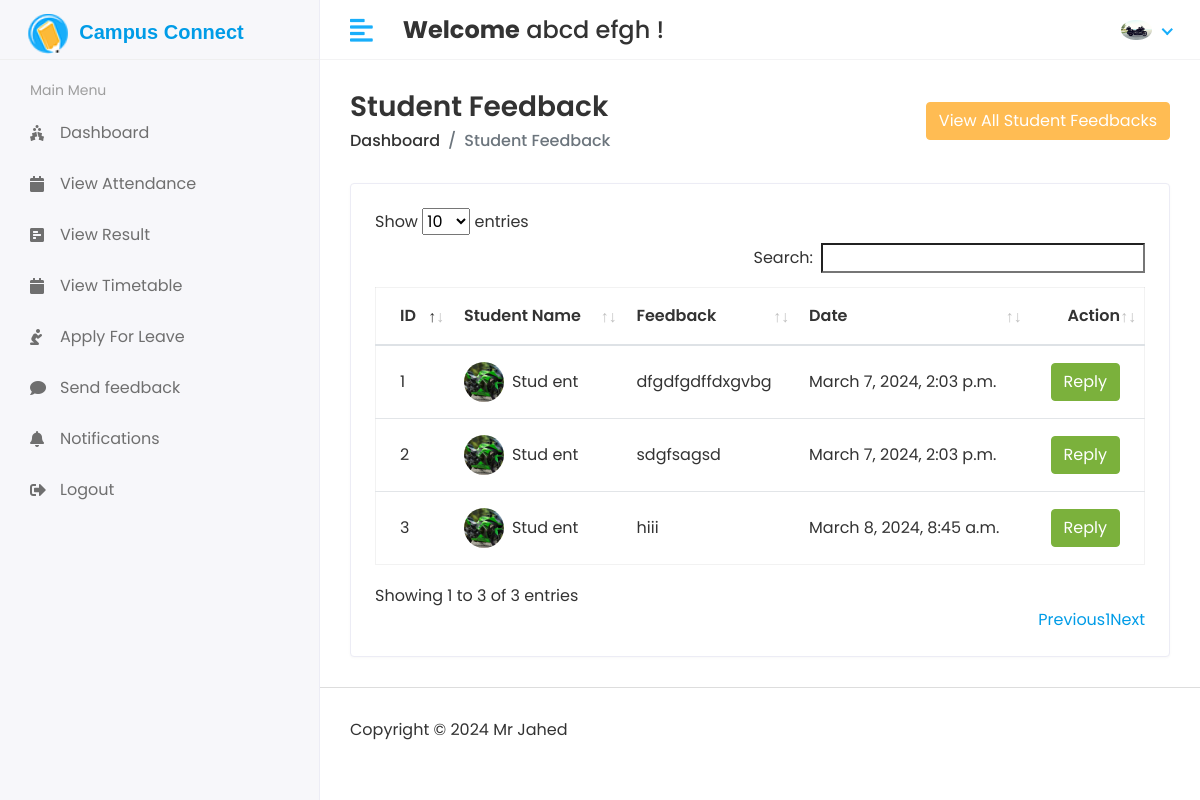
The page /Hod/Student/Feedback (signed in) on the database its author committed.
### app/models.py (models this page shows, shortened)
class CustomUser(AbstractUser):
    USER = (
        (1,'HOD'),
        (2,'STAFF'),
        (3,'STUDENT')
    )
    user_type = models.CharField(choices=USER, max_length=50, default=1)
    profile_pic = models.ImageField(upload_to='media/profile_pic')

class Student_Feedback(models.Model):
    student_id = models.ForeignKey(Student,on_delete=models.CASCADE)
    feedback = models.TextField()
    feedback_reply = models.TextField()
    status = models.IntegerField(default=0)
    created_at = models.DateTimeField(auto_now_add=True)
    updated_at = models.DateTimeField(auto_now=True)

class Student(models.Model):                 # Django Creates Id field here Automatically
    admin = models.OneToOneField(CustomUser, on_delete=models.CASCADE)     # One To One Field for Foreign Key #Form data will be saved in both Student and CustomUser Models
    address = models.TextField()                                           #To Link Student to CustomUser Model
    gender = models.CharField(max_length=100)
    course_id = models.ForeignKey(Course, on_delete=models.DO_NOTHING)     #To Store id of course in course_id and DO_Nothing for doing nothing
    session_year_id = models.ForeignKey(Session_Year, on_delete=models.DO_NOTHING)
    created_at = models.DateTimeField(auto_now_add=True)
    updated_at = models.DateTimeField(auto_now=True)

### Campus_Connect/Hod_Views.py (the view)
# urls.py: path('Hod/Student/Feedback', Hod_Views.STUDENT_FEEDBACK_REPLY, name='student_feedback_reply'),
@login_required(login_url='/')
def STUDENT_FEEDBACK_REPLY(request):
    feedback = Student_Feedback.objects.all()
    feedback_history = Student_Feedback.objects.all().order_by('-id')[0:5]   # It is to get latest feedback first..
    context = {
        'feedback' : feedback,
        'feedback_history' : feedback_history,
    }
    return render(request, 'Hod/student_feedback.html',context)

### templates/Hod/student_feedback.html (shortened to what this page needs)
{% extends 'base.html' %}
{% block content %}
<div class="content container-fluid">
               <div class="page-header">
                  <div class="row align-items-center">
                     <div class="col">
                        <h3 class="page-title">Student Feedback</h3>
                        <ul class="breadcrumb">
                           <li class="breadcrumb-item"><a href="index.html">Dashboard</a></li>
                           <li class="breadcrumb-item active">Student Feedback</li>
                        </ul>
                     </div>
                     <div class="col-auto text-right float-right ml-auto">
                         <button type="button" class="btn btn-primary" data-toggle="modal" data-target="#exampleModalCenter">
                             View All Student Feedbacks
                         </button>
                     </div>
                  </div>
               </div>
               <div class="row">
                  <div class="col-sm-12">
                     <div class="card card-table">
                        <div class="card-body">
                           <div class="table-responsive">
                              <table id="table_id" class="table table-hover table-center mb-0">
                                 <thead>
                                    <tr>
                                       <th>ID</th>
                                       <th>Student Name</th>
                                       <th>Feedback</th>
                                       <th>Date</th>
                                       <th class="text-right">Action</th>
                                    </tr>
                                 </thead>
                                 <tbody>
                                 {% for i in feedback %}
                                    <tr>
                                       <td>{{i.id}}</td>
                                       <td>
                                          <h2 class="table-avatar">
                                             <a href="student-details.html" class="avatar avatar-sm mr-2"><img class="avatar-img rounded-circle" src="/{{i.student_id.admin.profile_pic}}" alt="User Image"></a>
                                             <a href="student-details.html">{{i.student_id.admin.first_name}}&nbsp;{{i.student_id.admin.last_name}}</a>
                                          </h2>
                                       </td>
                                       <td>{{i.feedback}}</td>
                                       <td>{{i.created_at}}</td>
                                       <td class="text-right">
                                           <button type="button" class="btn btn-success" data-toggle="modal" data-target="#sendnotification-{{forloop.counter}}">
                                               Reply
                                           </button>
                                       </td>
                                    </tr>
                                 {% endfor %}
                                 </tbody>
                              </table>
                           </div>
                        </div>
                     </div>
                  </div>
               </div>
            </div>
{% endblock %}

### templates/Includes/header.html (shortened to what this page needs)
{% load static %}
<div class="header">
            <div class="header-left">
                  <a href="index.html" class="logo mt-2 ml-2">
                     <span style="display: inline-block;">
                        <img src="{% static 'assets/img/favicon.png' %}" alt="Logo" style="display: inline-block; width: 40px; height: 40px;">
                        <h5 style="display: inline-block; margin-left: 7px; font-family: Arial, sans-serif; font-size: 20px; font-weight: bold;">Campus Connect</h5>
                     </span>
                  </a>
            </div>
            <a href="javascript:void(0);" id="toggle_btn">
            <i class="fas fa-align-left"></i>
            </a>
            <div class="top-nav-search mt-3">
               <h4><strong>Welcome</strong>&nbsp;<span>{{user.first_name}} {{user.last_name}}</span>&nbsp;!</h4>
            </div>
            <ul class="nav user-menu">
               <li class="nav-item dropdown noti-dropdown">
                  <a href="#" class="dropdown-toggle nav-link" data-toggle="dropdown">
                  </a>
               </li>
               <li class="nav-item dropdown has-arrow">
                  <a href="#" class="dropdown-toggle nav-link" data-toggle="dropdown">
                     {% if user.profile_pic == '' %}
                        <span class="user-img"><img class="rounded-circle" src="{% static 'assets/img/noimg.jpg' %}" width="31" alt="User Image"></span>
                     {% else %}
                        <span class="user-img"><img class="rounded-circle" src="/{{user.profile_pic}}" width="31" alt="Ryan Taylor"></span>
                     {% endif %}
                  </a>
               </li>
            </ul>
         </div>

### static/assets/css/style.css (style rules this page uses)
html { height: 100%; }
body { background-color: #fff; color: #333; font-family: 'Poppins', sans-serif; font-size: 1rem; height: 100%; line-height: 1.5; overflow-x: hidden; }
h1, h2, h3, h4, h5, h6 { font-family: 'Poppins', sans-serif; margin-top: 0; }
a { color: #009ce7; }
input, button, a { transition: all 0.4s ease; -moz-transition: all 0.4s ease; -o-transition: all 0.4s ease; -ms-transition: all 0.4s ease; -webkit-transition: all 0.4s ease; }
input, input:focus, button, button:focus { outline: none; }
ul, ol { padding: 0px; list-style: none; }
.table { color: #333; max-width: 100%; margin-bottom: 0; width: 100%; }
.table.dataTable { border-collapse: collapse !important; border: 1px solid rgba(0, 0, 0, 0.05); }
table.table td h2 { display: inline-block; font-size: inherit; font-weight: 400; margin: 0; padding: 0; vertical-align: middle; }
table.table td h2.table-avatar { align-items: center; display: inline-flex; font-size: inherit; font-weight: 400; margin: 0; padding: 0; vertical-align: middle; white-space: nowrap; }
table.table td h2 a { color: #333; }
.table thead tr th { font-weight: 600; }
.table tbody tr { border-bottom: 1px solid rgba(0, 0, 0, 0.05); }
.table.table-center td, .table.table-center th { vertical-align: middle; }
.card-table .card-body .table > thead > tr > th { border-top: 0; }
.card-table .card-body .table tr td:first-child, .card-table .card-body .table tr th:first-child { padding-left: 1.5rem; }
.card-table .card-body .table tr td:last-child, .card-table .card-body .table tr th:last-child { padding-right: 1.5rem; }
.card-table .table td, .card-table .table th { border-top: 1px solid #e2e5e8; padding: 1rem 0.75rem; white-space: nowrap; }
.btn-primary { background-color: #FFBC53; border: 1px solid #FFBC53; }
.btn-success { background-color: #7bb13c; border: 1px solid #7bb13c }
.card { border: 1px solid #ececf5; box-shadow: 0 1px 3px 0 rgba(0, 0, 0, 0.03); margin-bottom: 1.875rem; }
.card-body { padding: 1.5rem; }
.avatar { position: relative; display: inline-block; width: 3rem; height: 3rem }
.avatar > img { width: 100%; height: 100%; -o-object-fit: cover; object-fit: cover; }
.avatar-sm { width: 2.5rem; height: 2.5rem; }
.header { background-color: #fff; border-bottom: 1px solid #f3f3f4; left: 0; position: fixed; right: 0; top: 0; z-index: 1001; height: 60px; }
.header .header-left { float: left; height: 60px; padding: 0 20px; position: relative; width: 320px; z-index: 1; transition: all 0.2s ease-in-out; background-color: #f7f7fa; border-bottom: 1px solid #efefef; border-right: 1px solid #ececf5; display: flex; align-items: center; }
.header .header-left .logo { display: inline-block; line-height: 60px; }
.header .header-left .logo img { max-height: 40px; width: auto; }
.header .dropdown-toggle:after { display: none; }
.header .has-arrow .dropdown-toggle:after { border-top: 0; border-left: 0; border-bottom: 2px solid #18aefa; border-right: 2px solid #18aefa; content: ''; height: 8px; display: inline-block; pointer-events: none; -webkit-transform-origin: 66% 66%; -ms-transform-origin: 66% 66%; transform-origin: 66% 66%; -webkit-transform: rotate(45deg); -ms-transform: rotate(45deg); transform: rotate(45deg); -webkit-transition: all 0.15s ease-in-out; transition: all 0.15s ease-in-out; width: 8px; vertical-align: 0px; }
.user-menu { float: right; margin: 0; position: relative; z-index: 99; padding-right: 15px; }
.user-menu.nav > li > a { color: #a0a0a0; font-size: 14px; line-height: 58px; padding: 0 15px; height: 60px; }
.user-img { margin-right: 3px; position: relative; }
.top-nav-search { float: left; margin-left: 15px; }
.page-wrapper > .content { padding: 1.875rem 1.875rem 0; }
.page-header { margin-bottom: 1.875rem; }
.page-header .breadcrumb { background-color: transparent; color: #6c757d; font-size: 1rem; font-weight: 500; margin-bottom: 0; padding: 0; }
.page-header .breadcrumb a { color: #333; }
.page-title { font-size: 28px; font-weight: 600; color: #333; margin-bottom: 5px; }
@media (min-width: 992px) { #toggle_btn { align-items: center; color: #18aefa; display: inline-flex; float: left; font-size: 26px; height: 60px; justify-content: center; margin-left: 15px; padding: 0 15px; } }

### rows shown on the page
CustomUser: first_name "abcd", last_name "efgh", profile_pic (picture)
Student_Feedback: id "1", student_id.admin.profile_pic (picture), student_id.admin.first_name "Stud", student_id.admin.last_name "ent", feedback "dfgdfgdffdxgvbg", created_at "March 7, 2024, 2:03 p.m."
Student_Feedback: id "2", student_id.admin.profile_pic (picture), student_id.admin.first_name "Stud", student_id.admin.last_name "ent", feedback "sdgfsagsd", created_at "March 7, 2024, 2:03 p.m."
Student_Feedback: id "3", student_id.admin.profile_pic (picture), student_id.admin.first_name "Stud", student_id.admin.last_name "ent", feedback "hiii", created_at "March 8, 2024, 8:45 a.m."
